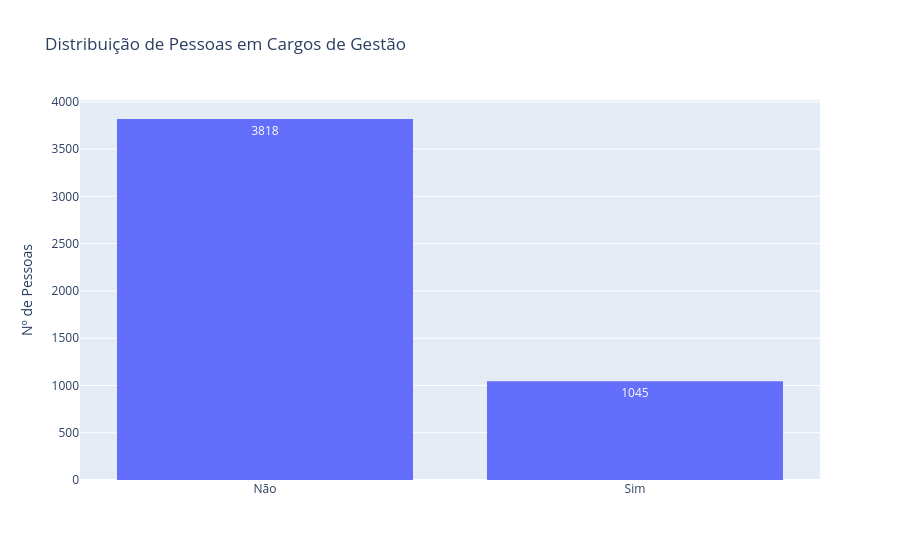

Notebook cell for this chart:
### Markdown cell above
##### 5.5 Distribuição de Cargos de Gestão

### Code cell
# Mapeamento para rótulos
df["atua_como_gestor_bin"] = df["2.d_atua_como_gestor"].map({True: "Sim", False: "Não"})

# Proporção de Pessoas que Atuam como Gestor(a)
g5 = px.histogram(
    df,
    x="atua_como_gestor_bin",
    title="Distribuição de Pessoas em Cargos de Gestão",
    labels={"atua_como_gestor_bin": "Atua como Gestor(a)?"},
    text_auto=True,
)
g5.update_layout(xaxis_title=None, yaxis_title="Nº de Pessoas")
g5.show()

### Figure 1 — Plotly figure (JSON) as saved in the notebook; plotly's stock layout.template omitted (floating-point values rounded to 4 significant figures; data arrays with more than 128 entries replaced by an {"elided": "..."} marker saying what was removed)
{"data": [{"bingroup": "x", "hovertemplate": "Atua como Gestor(a)?=%{x}<br>count=%{y}<extra></extra>", "legendgroup": "", "marker": {"color": "#636efa", "pattern": {"shape": ""}}, "name": "", "orientation": "v", "showlegend": false, "texttemplate": "%{value}", "type": "histogram", "x": {"elided": "5217 str values"}, "xaxis": "x", "yaxis": "y"}], "layout": {"barmode": "relative", "legend": {"tracegroupgap": 0}, "title": {"text": "Distribuição de Pessoas em Cargos de Gestão"}, "xaxis": {"anchor": "y", "domain": [0, 1], "title": {}}, "yaxis": {"anchor": "x", "domain": [0, 1], "title": {"text": "Nº de Pessoas"}}}}
